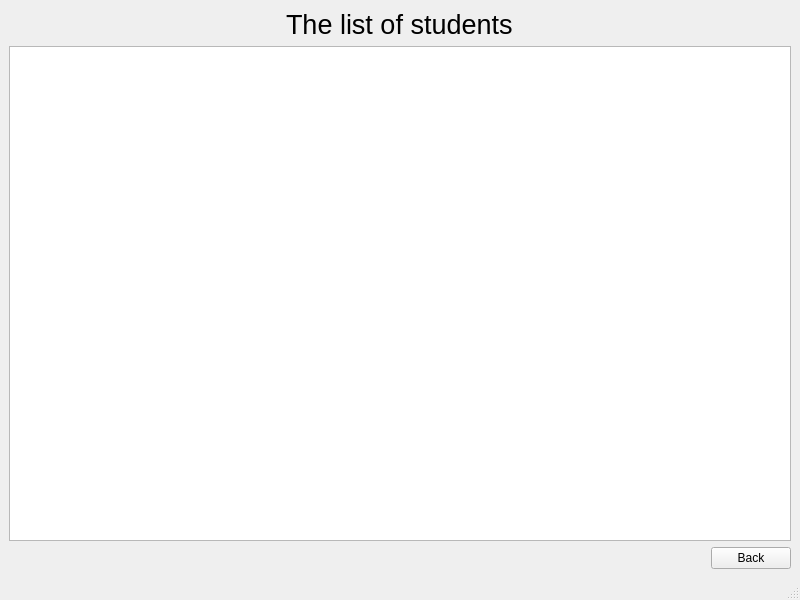
<?xml version="1.0" encoding="UTF-8"?>
<ui version="4.0">
 <class>MainWindow</class>
 <widget class="QMainWindow" name="MainWindow">
  <property name="geometry">
   <rect>
    <x>0</x>
    <y>0</y>
    <width>800</width>
    <height>600</height>
   </rect>
  </property>
  <property name="windowTitle">
   <string>MainWindow</string>
  </property>
  <widget class="QWidget" name="centralwidget">
   <layout class="QVBoxLayout" name="verticalLayout_3">
    <item>
     <layout class="QVBoxLayout" name="verticalLayout">
      <item alignment="Qt::AlignHCenter">
       <widget class="QLabel" name="label">
        <property name="font">
         <font>
          <pointsize>20</pointsize>
         </font>
        </property>
        <property name="text">
         <string>The list of students</string>
        </property>
       </widget>
      </item>
     </layout>
    </item>
    <item>
     <widget class="QListWidget" name="listWidget"/>
    </item>
    <item>
     <layout class="QVBoxLayout" name="verticalLayout_2">
      <item alignment="Qt::AlignRight">
       <widget class="QPushButton" name="back">
        <property name="text">
         <string>Back</string>
        </property>
       </widget>
      </item>
     </layout>
    </item>
   </layout>
  </widget>
  <widget class="QMenuBar" name="menubar">
   <property name="geometry">
    <rect>
     <x>0</x>
     <y>0</y>
     <width>800</width>
     <height>22</height>
    </rect>
   </property>
  </widget>
  <widget class="QStatusBar" name="statusbar"/>
 </widget>
 <resources/>
 <connections/>
</ui>
